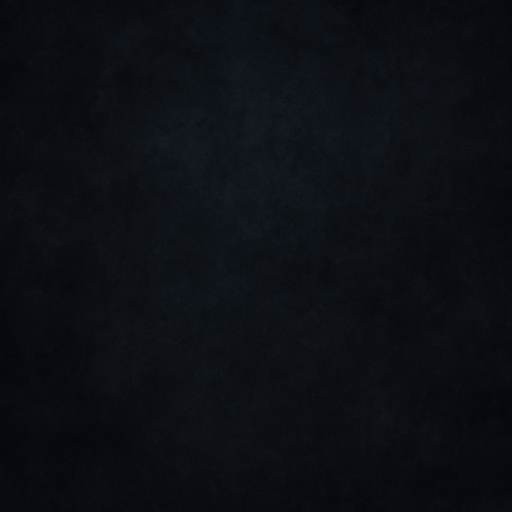
#> input picture assets/backgrounds/bg.png, 1024 x 1024 px (shown at 1/2 size)
$ python -i generate_slides.py   (imports and definitions only)
#> lines starting #> are read from the running program, lines starting #| are printed output that depends on the picture
import os
import importlib.util
from PIL import Image, ImageDraw, ImageFont

# Dynamic import
spec = importlib.util.spec_from_file_location("generate_question", "generate_question.py")
generate_question_module = importlib.util.module_from_spec(spec)
# [1 line not run here, left out]
# [1 line that did not run here, left out]

# Helper to determine day and post
def determine_day_post(slide_dir):
    existing = [f for f in os.listdir(slide_dir) if f.endswith(".png")]
    day_post_map = {}
    for f in existing:
        parts = f.replace(".png", "").split("_")
        if len(parts) == 4 and parts[0] == "day":
            day = int(parts[1])
            post = int(parts[3])
            if day not in day_post_map:
                day_post_map[day] = []
            day_post_map[day].append(post)
    if not day_post_map:
        return 1, 1
    max_day = max(day_post_map.keys())
    if len(day_post_map[max_day]) >= 2:
        return max_day + 1, 1
    else:
        return max_day, 2

# [1 line that did not run here, left out]

# [1 line that did not run here, left out]
# [1 line that did not run here, left out]

# Paths
bg_path = "assets/backgrounds/bg.png"
python_logo_path = "assets/pythonlogo.png"
arrow_path = "assets/rightarrow.png"
snake_path = "assets/snake.png"
bulb_path = "assets/lightbulb.png"
difficulty_icon_paths = {
    "easy": "assets/green.png",
    "medium": "assets/yellow.png",
    "hard": "assets/red.png"
}

# Fonts
def load_font(path_list, size):
#> called with size = 80
    for path in path_list:
        try:
            return ImageFont.truetype(path, size)
        except:
            continue
    return ImageFont.load_default()

title_font = load_font(["/System/Library/Fonts/SFNS.ttf", "/Library/Fonts/Arial.ttf"], 80)
section_font = load_font(["/System/Library/Fonts/SFNS.ttf", "/Library/Fonts/Arial.ttf"], 48)
code_font = load_font(["/System/Library/Fonts/SFNSMono.ttf", "/Library/Fonts/Menlo.ttc"], 44)
answer_font = load_font(["/System/Library/Fonts/SFNSMono.ttf", "/Library/Fonts/Menlo.ttc"], 46)
footer_font = load_font(["/System/Library/Fonts/SFNS.ttf", "/Library/Fonts/Arial.ttf"], 52)

# Helpers
# [52 lines left out: functions add_rounded_corners, wrap_lines, preprocess_code, not called in this run]

def get_card_height(*sections, base=950, line_height=60):
    total_lines = sum(len(s) for s in sections)
    return max(base, 200 + total_lines * line_height + 150)

# [4 lines left out: function paste_icon, not called in this run]

# Generate Question Slide
def generate_question_slide(data):
    os.makedirs("output/slides", exist_ok=True)
    output_path = f"output/slides/day_{day_number}_post_{post_number}.png"

    q_lines = wrap_lines(preprocess_code(data["question"]), code_font, 900)
    o_lines = [l for opt in data["options"] for l in wrap_lines([opt], code_font, 900)]
    card_height = get_card_height(q_lines, o_lines)

    bg = Image.new("RGB", (1080, 1920), "white")
    draw = ImageDraw.Draw(bg)

    draw.text((60, 130), "Daily Python Questions", font=title_font, fill="black")
    draw.text((60, 300), "Practice makes Python. Here's your daily question:", font=section_font, fill="#1f2937")
    paste_icon(draw, bg, python_logo_path, 920, 110)

    card = Image.open(bg_path).resize((1000, card_height)).convert("RGBA")
    card = add_rounded_corners(card, 60)
    card_x, card_y = 40, 520
    bg.paste(card, (card_x, card_y), card)
    cd = ImageDraw.Draw(bg)
    cx, cy = card_x + 50, card_y + 50

    paste_icon(draw, bg, difficulty_icon_paths[data["difficulty"].lower()], cx, cy)
    cd.text((card_x + 500 - draw.textlength(data["day"], title_font) // 2, cy + 8), data["day"], font=title_font, fill="white")
    cy += 100
    cd.line((cx, cy, card_x + 950, cy), fill="white", width=2)
    cy += 40

    for line in q_lines:
        cd.text((cx, cy), line, font=code_font, fill="white")
        cy += 60

    cy += 30
    for line in o_lines:
        cd.text((cx, cy), line, font=code_font, fill="white")
        cy += 60

    swipe_text = "Swipe for answer and explanation"
    swipe_font = footer_font
    swipe_width = draw.textlength(swipe_text, font=swipe_font)
    swipe_x = (1080 - swipe_width - 80) // 2
    swipe_y = card_y + card_height + 80
    draw.text((swipe_x, swipe_y), swipe_text, font=swipe_font, fill="#1f2937")
    paste_icon(draw, bg, arrow_path, int(swipe_x + swipe_width + 20), int(swipe_y + 10))

    bg.save(output_path)
    print(f"✅ Question slide saved to: {output_path}")
    return card_height

# Generate Answer Slide
# [65 lines left out: function generate_answer_slide, not called in this run]

# Main
# [1 line that did not run here, left out]
# [1 line not run here, left out]

>>> import cv2
>>> picture = cv2.imread('assets/backgrounds/bg.png', cv2.IMREAD_GRAYSCALE)
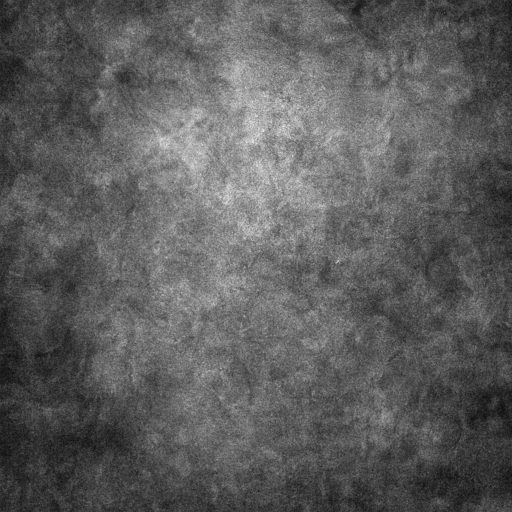
#> picture: shape (1024, 1024) (shown at 1/2 size); min 5, max 30, mean 14.2; drawn with min black and max white
#> (the run stopped early here; a loop or call above may not have finished)
